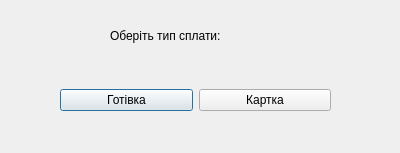
<?xml version="1.0" encoding="UTF-8"?>
<ui version="4.0">
 <class>Dialog</class>
 <widget class="QDialog" name="Dialog">
  <property name="geometry">
   <rect>
    <x>0</x>
    <y>0</y>
    <width>400</width>
    <height>153</height>
   </rect>
  </property>
  <property name="windowTitle">
   <string>Тип сплати</string>
  </property>
  <widget class="QLabel" name="label">
   <property name="geometry">
    <rect>
     <x>110</x>
     <y>20</y>
     <width>171</width>
     <height>31</height>
    </rect>
   </property>
   <property name="styleSheet">
    <string notr="true">font: 12pt &quot;Calibri&quot;;</string>
   </property>
   <property name="text">
    <string>Оберіть тип сплати:</string>
   </property>
  </widget>
  <widget class="QWidget" name="horizontalLayoutWidget">
   <property name="geometry">
    <rect>
     <x>60</x>
     <y>60</y>
     <width>271</width>
     <height>80</height>
    </rect>
   </property>
   <layout class="QHBoxLayout" name="horizontalLayout">
    <item>
     <widget class="QPushButton" name="cash_button">
      <property name="text">
       <string>Готівка</string>
      </property>
     </widget>
    </item>
    <item>
     <widget class="QPushButton" name="card_button">
      <property name="text">
       <string>Картка</string>
      </property>
     </widget>
    </item>
   </layout>
  </widget>
 </widget>
 <resources/>
 <connections/>
</ui>
